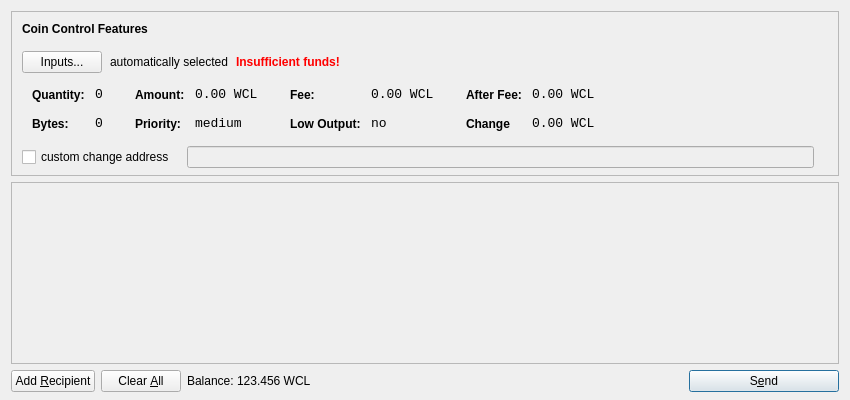
<?xml version="1.0" encoding="UTF-8"?>
<ui version="4.0">
 <class>SendCoinsDialog</class>
 <widget class="QDialog" name="SendCoinsDialog">
  <property name="geometry">
   <rect>
    <x>0</x>
    <y>0</y>
    <width>850</width>
    <height>400</height>
   </rect>
  </property>
  <property name="windowTitle">
   <string>Send Coins</string>
  </property>
  <layout class="QVBoxLayout" name="verticalLayout" stretch="0,1,0">
   <property name="bottomMargin">
    <number>8</number>
   </property>
   <item>
    <widget class="QFrame" name="frameCoinControl">
     <property name="sizePolicy">
      <sizepolicy hsizetype="Expanding" vsizetype="Expanding">
       <horstretch>0</horstretch>
       <verstretch>0</verstretch>
      </sizepolicy>
     </property>
     <property name="maximumSize">
      <size>
       <width>16777215</width>
       <height>16777215</height>
      </size>
     </property>
     <property name="frameShape">
      <enum>QFrame::StyledPanel</enum>
     </property>
     <property name="frameShadow">
      <enum>QFrame::Sunken</enum>
     </property>
     <layout class="QVBoxLayout" name="verticalLayoutCoinControl2">
      <property name="spacing">
       <number>-1</number>
      </property>
      <property name="leftMargin">
       <number>0</number>
      </property>
      <property name="topMargin">
       <number>0</number>
      </property>
      <property name="rightMargin">
       <number>0</number>
      </property>
      <property name="bottomMargin">
       <number>6</number>
      </property>
      <item>
       <layout class="QVBoxLayout" name="verticalLayoutCoinControl" stretch="0,0,0,0,1">
        <property name="spacing">
         <number>0</number>
        </property>
        <property name="leftMargin">
         <number>10</number>
        </property>
        <property name="topMargin">
         <number>10</number>
        </property>
        <item>
         <layout class="QHBoxLayout" name="horizontalLayoutCoinControl1">
          <property name="bottomMargin">
           <number>15</number>
          </property>
          <item>
           <widget class="QLabel" name="labelCoinControlFeatures">
            <property name="sizePolicy">
             <sizepolicy hsizetype="Preferred" vsizetype="Maximum">
              <horstretch>0</horstretch>
              <verstretch>0</verstretch>
             </sizepolicy>
            </property>
            <property name="font">
             <font>
              <weight>75</weight>
              <bold>true</bold>
             </font>
            </property>
            <property name="styleSheet">
             <string notr="true">font-weight:bold;</string>
            </property>
            <property name="text">
             <string>Coin Control Features</string>
            </property>
           </widget>
          </item>
         </layout>
        </item>
        <item>
         <layout class="QHBoxLayout" name="horizontalLayoutCoinControl2" stretch="0,0,0,0">
          <property name="spacing">
           <number>8</number>
          </property>
          <property name="bottomMargin">
           <number>10</number>
          </property>
          <item>
           <widget class="QPushButton" name="pushButtonCoinControl">
            <property name="styleSheet">
             <string notr="true"/>
            </property>
            <property name="text">
             <string>Inputs...</string>
            </property>
           </widget>
          </item>
          <item>
           <widget class="QLabel" name="labelCoinControlAutomaticallySelected">
            <property name="text">
             <string>automatically selected</string>
            </property>
            <property name="margin">
             <number>5</number>
            </property>
           </widget>
          </item>
          <item>
           <widget class="QLabel" name="labelCoinControlInsuffFunds">
            <property name="font">
             <font>
              <weight>75</weight>
              <bold>true</bold>
             </font>
            </property>
            <property name="styleSheet">
             <string notr="true">color:red;font-weight:bold;</string>
            </property>
            <property name="text">
             <string>Insufficient funds!</string>
            </property>
            <property name="margin">
             <number>5</number>
            </property>
           </widget>
          </item>
          <item>
           <spacer name="horizontalSpacerCoinControl">
            <property name="orientation">
             <enum>Qt::Horizontal</enum>
            </property>
            <property name="sizeHint" stdset="0">
             <size>
              <width>40</width>
              <height>1</height>
             </size>
            </property>
           </spacer>
          </item>
         </layout>
        </item>
        <item>
         <widget class="QWidget" name="widgetCoinControl" native="true">
          <property name="sizePolicy">
           <sizepolicy hsizetype="Preferred" vsizetype="Preferred">
            <horstretch>0</horstretch>
            <verstretch>0</verstretch>
           </sizepolicy>
          </property>
          <property name="minimumSize">
           <size>
            <width>0</width>
            <height>0</height>
           </size>
          </property>
          <property name="styleSheet">
           <string notr="true"/>
          </property>
          <layout class="QHBoxLayout" name="horizontalLayoutCoinControl5">
           <property name="margin">
            <number>0</number>
           </property>
           <item>
            <layout class="QHBoxLayout" name="horizontalLayoutCoinControl3" stretch="0,0,0,1">
             <property name="spacing">
              <number>20</number>
             </property>
             <property name="topMargin">
              <number>0</number>
             </property>
             <property name="bottomMargin">
              <number>10</number>
             </property>
             <item>
              <layout class="QFormLayout" name="formLayoutCoinControl1">
               <property name="horizontalSpacing">
                <number>10</number>
               </property>
               <property name="verticalSpacing">
                <number>14</number>
               </property>
               <property name="leftMargin">
                <number>10</number>
               </property>
               <property name="topMargin">
                <number>4</number>
               </property>
               <property name="rightMargin">
                <number>6</number>
               </property>
               <item row="0" column="0">
                <widget class="QLabel" name="labelCoinControlQuantityText">
                 <property name="styleSheet">
                  <string notr="true">font-weight:bold;</string>
                 </property>
                 <property name="text">
                  <string>Quantity:</string>
                 </property>
                 <property name="margin">
                  <number>0</number>
                 </property>
                </widget>
               </item>
               <item row="0" column="1">
                <widget class="QLabel" name="labelCoinControlQuantity">
                 <property name="font">
                  <font>
                   <family>Monospace</family>
                   <pointsize>10</pointsize>
                  </font>
                 </property>
                 <property name="cursor">
                  <cursorShape>IBeamCursor</cursorShape>
                 </property>
                 <property name="contextMenuPolicy">
                  <enum>Qt::ActionsContextMenu</enum>
                 </property>
                 <property name="text">
                  <string>0</string>
                 </property>
                 <property name="margin">
                  <number>0</number>
                 </property>
                 <property name="textInteractionFlags">
                  <set>Qt::LinksAccessibleByMouse|Qt::TextSelectableByKeyboard|Qt::TextSelectableByMouse</set>
                 </property>
                </widget>
               </item>
               <item row="1" column="0">
                <widget class="QLabel" name="labelCoinControlBytesText">
                 <property name="styleSheet">
                  <string notr="true">font-weight:bold;</string>
                 </property>
                 <property name="text">
                  <string>Bytes:</string>
                 </property>
                </widget>
               </item>
               <item row="1" column="1">
                <widget class="QLabel" name="labelCoinControlBytes">
                 <property name="font">
                  <font>
                   <family>Monospace</family>
                   <pointsize>10</pointsize>
                  </font>
                 </property>
                 <property name="cursor">
                  <cursorShape>IBeamCursor</cursorShape>
                 </property>
                 <property name="contextMenuPolicy">
                  <enum>Qt::ActionsContextMenu</enum>
                 </property>
                 <property name="text">
                  <string>0</string>
                 </property>
                 <property name="textInteractionFlags">
                  <set>Qt::LinksAccessibleByMouse|Qt::TextSelectableByKeyboard|Qt::TextSelectableByMouse</set>
                 </property>
                </widget>
               </item>
              </layout>
             </item>
             <item>
              <layout class="QFormLayout" name="formLayoutCoinControl2">
               <property name="horizontalSpacing">
                <number>10</number>
               </property>
               <property name="verticalSpacing">
                <number>14</number>
               </property>
               <property name="leftMargin">
                <number>6</number>
               </property>
               <property name="topMargin">
                <number>4</number>
               </property>
               <property name="rightMargin">
                <number>6</number>
               </property>
               <item row="0" column="0">
                <widget class="QLabel" name="labelCoinControlAmountText">
                 <property name="styleSheet">
                  <string notr="true">font-weight:bold;</string>
                 </property>
                 <property name="text">
                  <string>Amount:</string>
                 </property>
                 <property name="margin">
                  <number>0</number>
                 </property>
                </widget>
               </item>
               <item row="0" column="1">
                <widget class="QLabel" name="labelCoinControlAmount">
                 <property name="font">
                  <font>
                   <family>Monospace</family>
                   <pointsize>10</pointsize>
                  </font>
                 </property>
                 <property name="cursor">
                  <cursorShape>IBeamCursor</cursorShape>
                 </property>
                 <property name="contextMenuPolicy">
                  <enum>Qt::ActionsContextMenu</enum>
                 </property>
                 <property name="text">
                  <string>0.00 WCL</string>
                 </property>
                 <property name="textInteractionFlags">
                  <set>Qt::LinksAccessibleByMouse|Qt::TextSelectableByKeyboard|Qt::TextSelectableByMouse</set>
                 </property>
                </widget>
               </item>
               <item row="1" column="0">
                <widget class="QLabel" name="labelCoinControlPriorityText">
                 <property name="styleSheet">
                  <string notr="true">font-weight:bold;</string>
                 </property>
                 <property name="text">
                  <string>Priority:</string>
                 </property>
                </widget>
               </item>
               <item row="1" column="1">
                <widget class="QLabel" name="labelCoinControlPriority">
                 <property name="font">
                  <font>
                   <family>Monospace</family>
                   <pointsize>10</pointsize>
                  </font>
                 </property>
                 <property name="cursor">
                  <cursorShape>IBeamCursor</cursorShape>
                 </property>
                 <property name="contextMenuPolicy">
                  <enum>Qt::ActionsContextMenu</enum>
                 </property>
                 <property name="text">
                  <string>medium</string>
                 </property>
                 <property name="textInteractionFlags">
                  <set>Qt::LinksAccessibleByMouse|Qt::TextSelectableByKeyboard|Qt::TextSelectableByMouse</set>
                 </property>
                </widget>
               </item>
              </layout>
             </item>
             <item>
              <layout class="QFormLayout" name="formLayoutCoinControl3">
               <property name="horizontalSpacing">
                <number>10</number>
               </property>
               <property name="verticalSpacing">
                <number>14</number>
               </property>
               <property name="leftMargin">
                <number>6</number>
               </property>
               <property name="topMargin">
                <number>4</number>
               </property>
               <property name="rightMargin">
                <number>6</number>
               </property>
               <item row="0" column="0">
                <widget class="QLabel" name="labelCoinControlFeeText">
                 <property name="styleSheet">
                  <string notr="true">font-weight:bold;</string>
                 </property>
                 <property name="text">
                  <string>Fee:</string>
                 </property>
                 <property name="margin">
                  <number>0</number>
                 </property>
                </widget>
               </item>
               <item row="0" column="1">
                <widget class="QLabel" name="labelCoinControlFee">
                 <property name="font">
                  <font>
                   <family>Monospace</family>
                   <pointsize>10</pointsize>
                  </font>
                 </property>
                 <property name="cursor">
                  <cursorShape>IBeamCursor</cursorShape>
                 </property>
                 <property name="contextMenuPolicy">
                  <enum>Qt::ActionsContextMenu</enum>
                 </property>
                 <property name="text">
                  <string>0.00 WCL</string>
                 </property>
                 <property name="textInteractionFlags">
                  <set>Qt::LinksAccessibleByMouse|Qt::TextSelectableByKeyboard|Qt::TextSelectableByMouse</set>
                 </property>
                </widget>
               </item>
               <item row="1" column="0">
                <widget class="QLabel" name="labelCoinControlLowOutputText">
                 <property name="styleSheet">
                  <string notr="true">font-weight:bold;</string>
                 </property>
                 <property name="text">
                  <string>Low Output:</string>
                 </property>
                </widget>
               </item>
               <item row="1" column="1">
                <widget class="QLabel" name="labelCoinControlLowOutput">
                 <property name="font">
                  <font>
                   <family>Monospace</family>
                   <pointsize>10</pointsize>
                  </font>
                 </property>
                 <property name="cursor">
                  <cursorShape>IBeamCursor</cursorShape>
                 </property>
                 <property name="contextMenuPolicy">
                  <enum>Qt::ActionsContextMenu</enum>
                 </property>
                 <property name="text">
                  <string>no</string>
                 </property>
                 <property name="textInteractionFlags">
                  <set>Qt::LinksAccessibleByMouse|Qt::TextSelectableByKeyboard|Qt::TextSelectableByMouse</set>
                 </property>
                </widget>
               </item>
              </layout>
             </item>
             <item>
              <layout class="QFormLayout" name="formLayoutCoinControl4">
               <property name="horizontalSpacing">
                <number>10</number>
               </property>
               <property name="verticalSpacing">
                <number>14</number>
               </property>
               <property name="leftMargin">
                <number>6</number>
               </property>
               <property name="topMargin">
                <number>4</number>
               </property>
               <property name="rightMargin">
                <number>6</number>
               </property>
               <item row="0" column="0">
                <widget class="QLabel" name="labelCoinControlAfterFeeText">
                 <property name="styleSheet">
                  <string notr="true">font-weight:bold;</string>
                 </property>
                 <property name="text">
                  <string>After Fee:</string>
                 </property>
                 <property name="margin">
                  <number>0</number>
                 </property>
                </widget>
               </item>
               <item row="0" column="1">
                <widget class="QLabel" name="labelCoinControlAfterFee">
                 <property name="font">
                  <font>
                   <family>Monospace</family>
                   <pointsize>10</pointsize>
                  </font>
                 </property>
                 <property name="cursor">
                  <cursorShape>IBeamCursor</cursorShape>
                 </property>
                 <property name="contextMenuPolicy">
                  <enum>Qt::ActionsContextMenu</enum>
                 </property>
                 <property name="text">
                  <string>0.00 WCL</string>
                 </property>
                 <property name="textInteractionFlags">
                  <set>Qt::LinksAccessibleByMouse|Qt::TextSelectableByKeyboard|Qt::TextSelectableByMouse</set>
                 </property>
                </widget>
               </item>
               <item row="1" column="0">
                <widget class="QLabel" name="labelCoinControlChangeText">
                 <property name="styleSheet">
                  <string notr="true">font-weight:bold;</string>
                 </property>
                 <property name="text">
                  <string>Change</string>
                 </property>
                </widget>
               </item>
               <item row="1" column="1">
                <widget class="QLabel" name="labelCoinControlChange">
                 <property name="font">
                  <font>
                   <family>Monospace</family>
                   <pointsize>10</pointsize>
                  </font>
                 </property>
                 <property name="cursor">
                  <cursorShape>IBeamCursor</cursorShape>
                 </property>
                 <property name="contextMenuPolicy">
                  <enum>Qt::ActionsContextMenu</enum>
                 </property>
                 <property name="text">
                  <string>0.00 WCL</string>
                 </property>
                 <property name="textInteractionFlags">
                  <set>Qt::LinksAccessibleByMouse|Qt::TextSelectableByKeyboard|Qt::TextSelectableByMouse</set>
                 </property>
                </widget>
               </item>
              </layout>
             </item>
            </layout>
           </item>
          </layout>
         </widget>
        </item>
        <item>
         <layout class="QHBoxLayout" name="horizontalLayoutCoinControl4" stretch="0,0,0">
          <property name="spacing">
           <number>12</number>
          </property>
          <property name="sizeConstraint">
           <enum>QLayout::SetDefaultConstraint</enum>
          </property>
          <property name="topMargin">
           <number>5</number>
          </property>
          <property name="rightMargin">
           <number>5</number>
          </property>
          <item>
           <widget class="QCheckBox" name="checkBoxCoinControlChange">
            <property name="text">
             <string>custom change address</string>
            </property>
           </widget>
          </item>
          <item>
           <widget class="QLineEdit" name="lineEditCoinControlChange">
            <property name="enabled">
             <bool>false</bool>
            </property>
            <property name="sizePolicy">
             <sizepolicy hsizetype="Expanding" vsizetype="Fixed">
              <horstretch>0</horstretch>
              <verstretch>0</verstretch>
             </sizepolicy>
            </property>
           </widget>
          </item>
          <item>
           <widget class="QLabel" name="labelCoinControlChangeLabel">
            <property name="sizePolicy">
             <sizepolicy hsizetype="Preferred" vsizetype="Expanding">
              <horstretch>0</horstretch>
              <verstretch>0</verstretch>
             </sizepolicy>
            </property>
            <property name="minimumSize">
             <size>
              <width>0</width>
              <height>0</height>
             </size>
            </property>
            <property name="text">
             <string/>
            </property>
            <property name="margin">
             <number>3</number>
            </property>
           </widget>
          </item>
         </layout>
        </item>
        <item>
         <spacer name="verticalSpacerCoinControl">
          <property name="orientation">
           <enum>Qt::Vertical</enum>
          </property>
          <property name="sizeHint" stdset="0">
           <size>
            <width>800</width>
            <height>1</height>
           </size>
          </property>
         </spacer>
        </item>
       </layout>
      </item>
     </layout>
    </widget>
   </item>
   <item>
    <widget class="QScrollArea" name="scrollArea">
     <property name="widgetResizable">
      <bool>true</bool>
     </property>
     <widget class="QWidget" name="scrollAreaWidgetContents">
      <property name="geometry">
       <rect>
        <x>0</x>
        <y>0</y>
        <width>830</width>
        <height>165</height>
       </rect>
      </property>
      <layout class="QVBoxLayout" name="verticalLayout_2">
       <property name="margin">
        <number>0</number>
       </property>
       <item>
        <layout class="QVBoxLayout" name="entries">
         <property name="spacing">
          <number>6</number>
         </property>
        </layout>
       </item>
       <item>
        <spacer name="verticalSpacer">
         <property name="orientation">
          <enum>Qt::Vertical</enum>
         </property>
         <property name="sizeHint" stdset="0">
          <size>
           <width>20</width>
           <height>40</height>
          </size>
         </property>
        </spacer>
       </item>
      </layout>
     </widget>
    </widget>
   </item>
   <item>
    <layout class="QHBoxLayout" name="horizontalLayout">
     <item>
      <widget class="QPushButton" name="addButton">
       <property name="toolTip">
        <string>Send to multiple recipients at once</string>
       </property>
       <property name="text">
        <string>Add &amp;Recipient</string>
       </property>
       <property name="icon">
        <iconset resource="../bitcoin.qrc">
         <normaloff>:/icons/add</normaloff>:/icons/add</iconset>
       </property>
       <property name="autoDefault">
        <bool>false</bool>
       </property>
      </widget>
     </item>
     <item>
      <widget class="QPushButton" name="clearButton">
       <property name="sizePolicy">
        <sizepolicy hsizetype="Minimum" vsizetype="Fixed">
         <horstretch>0</horstretch>
         <verstretch>0</verstretch>
        </sizepolicy>
       </property>
       <property name="toolTip">
        <string>Remove all transaction fields</string>
       </property>
       <property name="text">
        <string>Clear &amp;All</string>
       </property>
       <property name="icon">
        <iconset resource="../bitcoin.qrc">
         <normaloff>:/icons/remove</normaloff>:/icons/remove</iconset>
       </property>
       <property name="autoRepeatDelay">
        <number>300</number>
       </property>
       <property name="autoDefault">
        <bool>false</bool>
       </property>
      </widget>
     </item>
     <item>
      <layout class="QHBoxLayout" name="horizontalLayout_2">
       <property name="spacing">
        <number>3</number>
       </property>
       <item>
        <widget class="QLabel" name="label">
         <property name="sizePolicy">
          <sizepolicy hsizetype="Preferred" vsizetype="Fixed">
           <horstretch>0</horstretch>
           <verstretch>0</verstretch>
          </sizepolicy>
         </property>
         <property name="text">
          <string>Balance:</string>
         </property>
        </widget>
       </item>
       <item>
        <widget class="QLabel" name="labelBalance">
         <property name="sizePolicy">
          <sizepolicy hsizetype="Preferred" vsizetype="Fixed">
           <horstretch>0</horstretch>
           <verstretch>0</verstretch>
          </sizepolicy>
         </property>
         <property name="cursor">
          <cursorShape>IBeamCursor</cursorShape>
         </property>
         <property name="text">
          <string>123.456 WCL</string>
         </property>
         <property name="textInteractionFlags">
          <set>Qt::LinksAccessibleByMouse|Qt::TextSelectableByKeyboard|Qt::TextSelectableByMouse</set>
         </property>
        </widget>
       </item>
      </layout>
     </item>
     <item>
      <spacer name="horizontalSpacer">
       <property name="orientation">
        <enum>Qt::Horizontal</enum>
       </property>
       <property name="sizeHint" stdset="0">
        <size>
         <width>40</width>
         <height>20</height>
        </size>
       </property>
      </spacer>
     </item>
     <item>
      <widget class="QPushButton" name="sendButton">
       <property name="minimumSize">
        <size>
         <width>150</width>
         <height>0</height>
        </size>
       </property>
       <property name="toolTip">
        <string>Confirm the send action</string>
       </property>
       <property name="text">
        <string>S&amp;end</string>
       </property>
       <property name="icon">
        <iconset resource="../bitcoin.qrc">
         <normaloff>:/icons/send</normaloff>:/icons/send</iconset>
       </property>
       <property name="default">
        <bool>true</bool>
       </property>
      </widget>
     </item>
    </layout>
   </item>
  </layout>
 </widget>
 <resources>
  <include location="../bitcoin.qrc"/>
 </resources>
 <connections/>
</ui>
